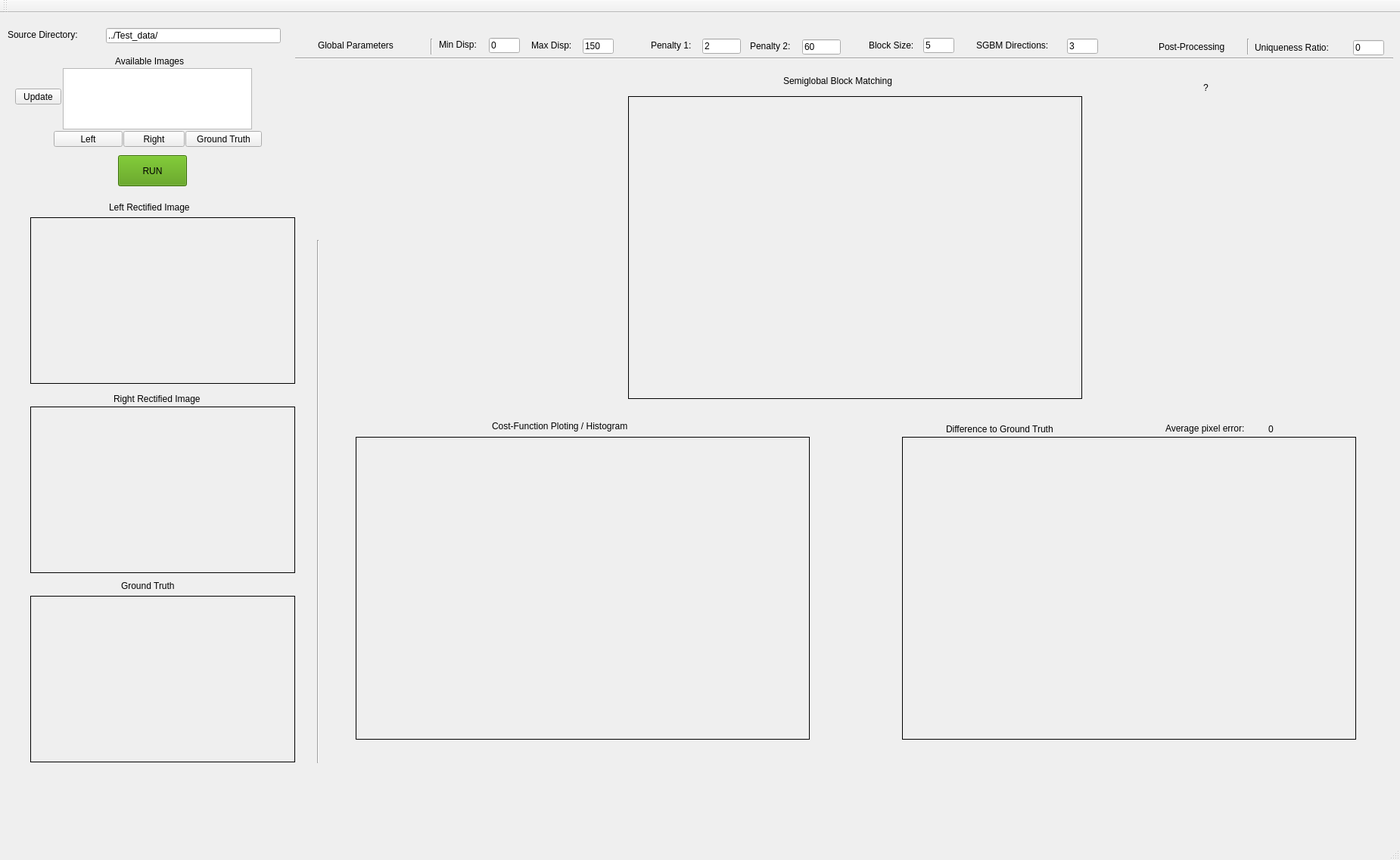
<?xml version="1.0" encoding="UTF-8"?>
<ui version="4.0">
 <class>MainWindow</class>
 <widget class="QMainWindow" name="MainWindow">
  <property name="geometry">
   <rect>
    <x>0</x>
    <y>0</y>
    <width>1850</width>
    <height>1136</height>
   </rect>
  </property>
  <property name="windowTitle">
   <string>MainWindow</string>
  </property>
  <property name="styleSheet">
   <string notr="true"/>
  </property>
  <widget class="QWidget" name="centralWidget">
   <widget class="QLabel" name="I_LeftRaw">
    <property name="geometry">
     <rect>
      <x>40</x>
      <y>270</y>
      <width>350</width>
      <height>220</height>
     </rect>
    </property>
    <property name="frameShape">
     <enum>QFrame::Box</enum>
    </property>
    <property name="text">
     <string/>
    </property>
   </widget>
   <widget class="QPushButton" name="B_LeftImgPickBtn">
    <property name="geometry">
     <rect>
      <x>71</x>
      <y>156</y>
      <width>91</width>
      <height>21</height>
     </rect>
    </property>
    <property name="text">
     <string>Left</string>
    </property>
   </widget>
   <widget class="QListWidget" name="CamerList">
    <property name="geometry">
     <rect>
      <x>83</x>
      <y>73</y>
      <width>250</width>
      <height>81</height>
     </rect>
    </property>
   </widget>
   <widget class="QPushButton" name="B_RightImgPickBtn">
    <property name="geometry">
     <rect>
      <x>163</x>
      <y>156</y>
      <width>81</width>
      <height>21</height>
     </rect>
    </property>
    <property name="text">
     <string>Right</string>
    </property>
   </widget>
   <widget class="QLabel" name="L_LRawImg">
    <property name="geometry">
     <rect>
      <x>144</x>
      <y>240</y>
      <width>141</width>
      <height>34</height>
     </rect>
    </property>
    <property name="text">
     <string>Left Rectified Image</string>
    </property>
   </widget>
   <widget class="QLabel" name="L_AvailableImg">
    <property name="geometry">
     <rect>
      <x>152</x>
      <y>47</y>
      <width>121</width>
      <height>34</height>
     </rect>
    </property>
    <property name="text">
     <string>Available Images</string>
    </property>
   </widget>
   <widget class="QLabel" name="I_RightRaw">
    <property name="geometry">
     <rect>
      <x>40</x>
      <y>520</y>
      <width>350</width>
      <height>220</height>
     </rect>
    </property>
    <property name="frameShape">
     <enum>QFrame::Box</enum>
    </property>
    <property name="text">
     <string/>
    </property>
   </widget>
   <widget class="QLabel" name="L_RRawImg">
    <property name="geometry">
     <rect>
      <x>150</x>
      <y>493</y>
      <width>151</width>
      <height>34</height>
     </rect>
    </property>
    <property name="text">
     <string>Right Rectified Image</string>
    </property>
   </widget>
   <widget class="QLabel" name="I_GT">
    <property name="geometry">
     <rect>
      <x>40</x>
      <y>770</y>
      <width>350</width>
      <height>220</height>
     </rect>
    </property>
    <property name="frameShape">
     <enum>QFrame::Box</enum>
    </property>
    <property name="text">
     <string/>
    </property>
   </widget>
   <widget class="QLabel" name="L_GT">
    <property name="geometry">
     <rect>
      <x>160</x>
      <y>740</y>
      <width>121</width>
      <height>34</height>
     </rect>
    </property>
    <property name="text">
     <string>Ground Truth</string>
    </property>
   </widget>
   <widget class="QPushButton" name="B_GTPickBtn">
    <property name="geometry">
     <rect>
      <x>245</x>
      <y>156</y>
      <width>101</width>
      <height>21</height>
     </rect>
    </property>
    <property name="text">
     <string>Ground Truth</string>
    </property>
   </widget>
   <widget class="QLabel" name="L_GlobalParams">
    <property name="geometry">
     <rect>
      <x>420</x>
      <y>34</y>
      <width>131</width>
      <height>17</height>
     </rect>
    </property>
    <property name="text">
     <string>Global Parameters</string>
    </property>
   </widget>
   <widget class="QLabel" name="L_MinDisp">
    <property name="geometry">
     <rect>
      <x>580</x>
      <y>33</y>
      <width>67</width>
      <height>17</height>
     </rect>
    </property>
    <property name="text">
     <string>Min Disp:</string>
    </property>
   </widget>
   <widget class="QLabel" name="L_MaxDisp">
    <property name="geometry">
     <rect>
      <x>702</x>
      <y>34</y>
      <width>67</width>
      <height>17</height>
     </rect>
    </property>
    <property name="text">
     <string>Max Disp:</string>
    </property>
   </widget>
   <widget class="QLineEdit" name="P_MinDisp">
    <property name="geometry">
     <rect>
      <x>646</x>
      <y>33</y>
      <width>41</width>
      <height>20</height>
     </rect>
    </property>
    <property name="text">
     <string>0</string>
    </property>
   </widget>
   <widget class="QLineEdit" name="P_MaxDisp">
    <property name="geometry">
     <rect>
      <x>770</x>
      <y>34</y>
      <width>41</width>
      <height>20</height>
     </rect>
    </property>
    <property name="text">
     <string>150</string>
    </property>
   </widget>
   <widget class="QLineEdit" name="P_m_u8BlockSize">
    <property name="geometry">
     <rect>
      <x>1220</x>
      <y>33</y>
      <width>41</width>
      <height>20</height>
     </rect>
    </property>
    <property name="text">
     <string>5</string>
    </property>
   </widget>
   <widget class="QLabel" name="L_m_u8BlockSize_half">
    <property name="geometry">
     <rect>
      <x>1148</x>
      <y>34</y>
      <width>81</width>
      <height>17</height>
     </rect>
    </property>
    <property name="text">
     <string>Block Size:</string>
    </property>
   </widget>
   <widget class="QLineEdit" name="P_P2">
    <property name="geometry">
     <rect>
      <x>1060</x>
      <y>35</y>
      <width>51</width>
      <height>20</height>
     </rect>
    </property>
    <property name="text">
     <string>60</string>
    </property>
   </widget>
   <widget class="QLabel" name="L_P2">
    <property name="geometry">
     <rect>
      <x>991</x>
      <y>35</y>
      <width>67</width>
      <height>17</height>
     </rect>
    </property>
    <property name="text">
     <string>Penalty 2:</string>
    </property>
   </widget>
   <widget class="QLineEdit" name="P_P1">
    <property name="geometry">
     <rect>
      <x>928</x>
      <y>34</y>
      <width>51</width>
      <height>20</height>
     </rect>
    </property>
    <property name="text">
     <string>2</string>
    </property>
   </widget>
   <widget class="QLabel" name="L_P1">
    <property name="geometry">
     <rect>
      <x>860</x>
      <y>34</y>
      <width>67</width>
      <height>17</height>
     </rect>
    </property>
    <property name="text">
     <string>Penalty 1:</string>
    </property>
   </widget>
   <widget class="QLineEdit" name="P_SGBMDir">
    <property name="geometry">
     <rect>
      <x>1410</x>
      <y>34</y>
      <width>41</width>
      <height>20</height>
     </rect>
    </property>
    <property name="text">
     <string>3</string>
    </property>
   </widget>
   <widget class="QLabel" name="L_Census_2">
    <property name="geometry">
     <rect>
      <x>1290</x>
      <y>34</y>
      <width>121</width>
      <height>17</height>
     </rect>
    </property>
    <property name="text">
     <string>SGBM Directions:</string>
    </property>
   </widget>
   <widget class="QLineEdit" name="P_UniqRatio">
    <property name="geometry">
     <rect>
      <x>1788</x>
      <y>36</y>
      <width>41</width>
      <height>20</height>
     </rect>
    </property>
    <property name="text">
     <string>0</string>
    </property>
   </widget>
   <widget class="QLabel" name="L_PostProcessing">
    <property name="geometry">
     <rect>
      <x>1531</x>
      <y>36</y>
      <width>111</width>
      <height>17</height>
     </rect>
    </property>
    <property name="text">
     <string>Post-Processing</string>
    </property>
   </widget>
   <widget class="QLabel" name="L_UniqRation">
    <property name="geometry">
     <rect>
      <x>1658</x>
      <y>36</y>
      <width>131</width>
      <height>20</height>
     </rect>
    </property>
    <property name="text">
     <string>Uniqueness Ratio:</string>
    </property>
   </widget>
   <widget class="Line" name="O_line_4">
    <property name="geometry">
     <rect>
      <x>390</x>
      <y>50</y>
      <width>1451</width>
      <height>20</height>
     </rect>
    </property>
    <property name="orientation">
     <enum>Qt::Horizontal</enum>
    </property>
   </widget>
   <widget class="Line" name="O_line_8">
    <property name="geometry">
     <rect>
      <x>560</x>
      <y>34</y>
      <width>20</width>
      <height>21</height>
     </rect>
    </property>
    <property name="orientation">
     <enum>Qt::Vertical</enum>
    </property>
   </widget>
   <widget class="QLabel" name="I_CT_HD_SGBM">
    <property name="geometry">
     <rect>
      <x>830</x>
      <y>110</y>
      <width>600</width>
      <height>400</height>
     </rect>
    </property>
    <property name="mouseTracking">
     <bool>true</bool>
    </property>
    <property name="frameShape">
     <enum>QFrame::Box</enum>
    </property>
    <property name="text">
     <string/>
    </property>
   </widget>
   <widget class="QLabel" name="I_CT_HD_Diff">
    <property name="geometry">
     <rect>
      <x>1192</x>
      <y>560</y>
      <width>600</width>
      <height>400</height>
     </rect>
    </property>
    <property name="frameShape">
     <enum>QFrame::Box</enum>
    </property>
    <property name="text">
     <string/>
    </property>
   </widget>
   <widget class="QLabel" name="L_SGBM">
    <property name="geometry">
     <rect>
      <x>1035</x>
      <y>80</y>
      <width>191</width>
      <height>20</height>
     </rect>
    </property>
    <property name="text">
     <string>Semiglobal Block Matching</string>
    </property>
    <property name="scaledContents">
     <bool>false</bool>
    </property>
   </widget>
   <widget class="QLabel" name="L_SGBM_2">
    <property name="geometry">
     <rect>
      <x>1250</x>
      <y>530</y>
      <width>230</width>
      <height>40</height>
     </rect>
    </property>
    <property name="text">
     <string>Difference to Ground Truth</string>
    </property>
    <property name="scaledContents">
     <bool>false</bool>
    </property>
   </widget>
   <widget class="QLabel" name="L_error_7">
    <property name="geometry">
     <rect>
      <x>1540</x>
      <y>539</y>
      <width>141</width>
      <height>20</height>
     </rect>
    </property>
    <property name="text">
     <string>Average pixel error:</string>
    </property>
    <property name="scaledContents">
     <bool>false</bool>
    </property>
   </widget>
   <widget class="QLabel" name="L_error_6">
    <property name="geometry">
     <rect>
      <x>1676</x>
      <y>540</y>
      <width>81</width>
      <height>20</height>
     </rect>
    </property>
    <property name="text">
     <string>0</string>
    </property>
    <property name="scaledContents">
     <bool>false</bool>
    </property>
   </widget>
   <widget class="QPushButton" name="B_Run">
    <property name="geometry">
     <rect>
      <x>156</x>
      <y>188</y>
      <width>91</width>
      <height>41</height>
     </rect>
    </property>
    <property name="palette">
     <palette>
      <active>
       <colorrole role="WindowText">
        <brush brushstyle="SolidPattern">
         <color alpha="255">
          <red>0</red>
          <green>0</green>
          <blue>0</blue>
         </color>
        </brush>
       </colorrole>
       <colorrole role="Button">
        <brush brushstyle="SolidPattern">
         <color alpha="255">
          <red>78</red>
          <green>154</green>
          <blue>6</blue>
         </color>
        </brush>
       </colorrole>
       <colorrole role="Light">
        <brush brushstyle="SolidPattern">
         <color alpha="255">
          <red>117</red>
          <green>231</green>
          <blue>9</blue>
         </color>
        </brush>
       </colorrole>
       <colorrole role="Midlight">
        <brush brushstyle="SolidPattern">
         <color alpha="255">
          <red>97</red>
          <green>192</green>
          <blue>7</blue>
         </color>
        </brush>
       </colorrole>
       <colorrole role="Dark">
        <brush brushstyle="SolidPattern">
         <color alpha="255">
          <red>39</red>
          <green>77</green>
          <blue>3</blue>
         </color>
        </brush>
       </colorrole>
       <colorrole role="Mid">
        <brush brushstyle="SolidPattern">
         <color alpha="255">
          <red>52</red>
          <green>103</green>
          <blue>4</blue>
         </color>
        </brush>
       </colorrole>
       <colorrole role="Text">
        <brush brushstyle="SolidPattern">
         <color alpha="255">
          <red>0</red>
          <green>0</green>
          <blue>0</blue>
         </color>
        </brush>
       </colorrole>
       <colorrole role="BrightText">
        <brush brushstyle="SolidPattern">
         <color alpha="255">
          <red>255</red>
          <green>255</green>
          <blue>255</blue>
         </color>
        </brush>
       </colorrole>
       <colorrole role="ButtonText">
        <brush brushstyle="SolidPattern">
         <color alpha="255">
          <red>0</red>
          <green>0</green>
          <blue>0</blue>
         </color>
        </brush>
       </colorrole>
       <colorrole role="Base">
        <brush brushstyle="SolidPattern">
         <color alpha="255">
          <red>255</red>
          <green>255</green>
          <blue>255</blue>
         </color>
        </brush>
       </colorrole>
       <colorrole role="Window">
        <brush brushstyle="SolidPattern">
         <color alpha="255">
          <red>78</red>
          <green>154</green>
          <blue>6</blue>
         </color>
        </brush>
       </colorrole>
       <colorrole role="Shadow">
        <brush brushstyle="SolidPattern">
         <color alpha="255">
          <red>0</red>
          <green>0</green>
          <blue>0</blue>
         </color>
        </brush>
       </colorrole>
       <colorrole role="AlternateBase">
        <brush brushstyle="SolidPattern">
         <color alpha="255">
          <red>166</red>
          <green>204</green>
          <blue>130</blue>
         </color>
        </brush>
       </colorrole>
       <colorrole role="ToolTipBase">
        <brush brushstyle="SolidPattern">
         <color alpha="255">
          <red>255</red>
          <green>255</green>
          <blue>220</blue>
         </color>
        </brush>
       </colorrole>
       <colorrole role="ToolTipText">
        <brush brushstyle="SolidPattern">
         <color alpha="255">
          <red>0</red>
          <green>0</green>
          <blue>0</blue>
         </color>
        </brush>
       </colorrole>
      </active>
      <inactive>
       <colorrole role="WindowText">
        <brush brushstyle="SolidPattern">
         <color alpha="255">
          <red>0</red>
          <green>0</green>
          <blue>0</blue>
         </color>
        </brush>
       </colorrole>
       <colorrole role="Button">
        <brush brushstyle="SolidPattern">
         <color alpha="255">
          <red>78</red>
          <green>154</green>
          <blue>6</blue>
         </color>
        </brush>
       </colorrole>
       <colorrole role="Light">
        <brush brushstyle="SolidPattern">
         <color alpha="255">
          <red>117</red>
          <green>231</green>
          <blue>9</blue>
         </color>
        </brush>
       </colorrole>
       <colorrole role="Midlight">
        <brush brushstyle="SolidPattern">
         <color alpha="255">
          <red>97</red>
          <green>192</green>
          <blue>7</blue>
         </color>
        </brush>
       </colorrole>
       <colorrole role="Dark">
        <brush brushstyle="SolidPattern">
         <color alpha="255">
          <red>39</red>
          <green>77</green>
          <blue>3</blue>
         </color>
        </brush>
       </colorrole>
       <colorrole role="Mid">
        <brush brushstyle="SolidPattern">
         <color alpha="255">
          <red>52</red>
          <green>103</green>
          <blue>4</blue>
         </color>
        </brush>
       </colorrole>
       <colorrole role="Text">
        <brush brushstyle="SolidPattern">
         <color alpha="255">
          <red>0</red>
          <green>0</green>
          <blue>0</blue>
         </color>
        </brush>
       </colorrole>
       <colorrole role="BrightText">
        <brush brushstyle="SolidPattern">
         <color alpha="255">
          <red>255</red>
          <green>255</green>
          <blue>255</blue>
         </color>
        </brush>
       </colorrole>
       <colorrole role="ButtonText">
        <brush brushstyle="SolidPattern">
         <color alpha="255">
          <red>0</red>
          <green>0</green>
          <blue>0</blue>
         </color>
        </brush>
       </colorrole>
       <colorrole role="Base">
        <brush brushstyle="SolidPattern">
         <color alpha="255">
          <red>255</red>
          <green>255</green>
          <blue>255</blue>
         </color>
        </brush>
       </colorrole>
       <colorrole role="Window">
        <brush brushstyle="SolidPattern">
         <color alpha="255">
          <red>78</red>
          <green>154</green>
          <blue>6</blue>
         </color>
        </brush>
       </colorrole>
       <colorrole role="Shadow">
        <brush brushstyle="SolidPattern">
         <color alpha="255">
          <red>0</red>
          <green>0</green>
          <blue>0</blue>
         </color>
        </brush>
       </colorrole>
       <colorrole role="AlternateBase">
        <brush brushstyle="SolidPattern">
         <color alpha="255">
          <red>166</red>
          <green>204</green>
          <blue>130</blue>
         </color>
        </brush>
       </colorrole>
       <colorrole role="ToolTipBase">
        <brush brushstyle="SolidPattern">
         <color alpha="255">
          <red>255</red>
          <green>255</green>
          <blue>220</blue>
         </color>
        </brush>
       </colorrole>
       <colorrole role="ToolTipText">
        <brush brushstyle="SolidPattern">
         <color alpha="255">
          <red>0</red>
          <green>0</green>
          <blue>0</blue>
         </color>
        </brush>
       </colorrole>
      </inactive>
      <disabled>
       <colorrole role="WindowText">
        <brush brushstyle="SolidPattern">
         <color alpha="255">
          <red>0</red>
          <green>0</green>
          <blue>0</blue>
         </color>
        </brush>
       </colorrole>
       <colorrole role="Button">
        <brush brushstyle="SolidPattern">
         <color alpha="255">
          <red>78</red>
          <green>154</green>
          <blue>6</blue>
         </color>
        </brush>
       </colorrole>
       <colorrole role="Light">
        <brush brushstyle="SolidPattern">
         <color alpha="255">
          <red>117</red>
          <green>231</green>
          <blue>9</blue>
         </color>
        </brush>
       </colorrole>
       <colorrole role="Midlight">
        <brush brushstyle="SolidPattern">
         <color alpha="255">
          <red>97</red>
          <green>192</green>
          <blue>7</blue>
         </color>
        </brush>
       </colorrole>
       <colorrole role="Dark">
        <brush brushstyle="SolidPattern">
         <color alpha="255">
          <red>39</red>
          <green>77</green>
          <blue>3</blue>
         </color>
        </brush>
       </colorrole>
       <colorrole role="Mid">
        <brush brushstyle="SolidPattern">
         <color alpha="255">
          <red>52</red>
          <green>103</green>
          <blue>4</blue>
         </color>
        </brush>
       </colorrole>
       <colorrole role="Text">
        <brush brushstyle="SolidPattern">
         <color alpha="255">
          <red>39</red>
          <green>77</green>
          <blue>3</blue>
         </color>
        </brush>
       </colorrole>
       <colorrole role="BrightText">
        <brush brushstyle="SolidPattern">
         <color alpha="255">
          <red>255</red>
          <green>255</green>
          <blue>255</blue>
         </color>
        </brush>
       </colorrole>
       <colorrole role="ButtonText">
        <brush brushstyle="SolidPattern">
         <color alpha="255">
          <red>39</red>
          <green>77</green>
          <blue>3</blue>
         </color>
        </brush>
       </colorrole>
       <colorrole role="Base">
        <brush brushstyle="SolidPattern">
         <color alpha="255">
          <red>78</red>
          <green>154</green>
          <blue>6</blue>
         </color>
        </brush>
       </colorrole>
       <colorrole role="Window">
        <brush brushstyle="SolidPattern">
         <color alpha="255">
          <red>78</red>
          <green>154</green>
          <blue>6</blue>
         </color>
        </brush>
       </colorrole>
       <colorrole role="Shadow">
        <brush brushstyle="SolidPattern">
         <color alpha="255">
          <red>0</red>
          <green>0</green>
          <blue>0</blue>
         </color>
        </brush>
       </colorrole>
       <colorrole role="AlternateBase">
        <brush brushstyle="SolidPattern">
         <color alpha="255">
          <red>78</red>
          <green>154</green>
          <blue>6</blue>
         </color>
        </brush>
       </colorrole>
       <colorrole role="ToolTipBase">
        <brush brushstyle="SolidPattern">
         <color alpha="255">
          <red>255</red>
          <green>255</green>
          <blue>220</blue>
         </color>
        </brush>
       </colorrole>
       <colorrole role="ToolTipText">
        <brush brushstyle="SolidPattern">
         <color alpha="255">
          <red>0</red>
          <green>0</green>
          <blue>0</blue>
         </color>
        </brush>
       </colorrole>
      </disabled>
     </palette>
    </property>
    <property name="contextMenuPolicy">
     <enum>Qt::NoContextMenu</enum>
    </property>
    <property name="styleSheet">
     <string notr="true"/>
    </property>
    <property name="text">
     <string>RUN</string>
    </property>
    <property name="autoDefault">
     <bool>false</bool>
    </property>
    <property name="default">
     <bool>false</bool>
    </property>
   </widget>
   <widget class="QPushButton" name="P_Update_In">
    <property name="geometry">
     <rect>
      <x>20</x>
      <y>100</y>
      <width>61</width>
      <height>21</height>
     </rect>
    </property>
    <property name="text">
     <string>Update</string>
    </property>
   </widget>
   <widget class="Line" name="O_line_9">
    <property name="geometry">
     <rect>
      <x>1639</x>
      <y>34</y>
      <width>20</width>
      <height>21</height>
     </rect>
    </property>
    <property name="orientation">
     <enum>Qt::Vertical</enum>
    </property>
   </widget>
   <widget class="Line" name="O_line_10">
    <property name="geometry">
     <rect>
      <x>410</x>
      <y>300</y>
      <width>20</width>
      <height>691</height>
     </rect>
    </property>
    <property name="orientation">
     <enum>Qt::Vertical</enum>
    </property>
   </widget>
   <widget class="QLabel" name="I_CT_HD_Hist">
    <property name="geometry">
     <rect>
      <x>470</x>
      <y>560</y>
      <width>600</width>
      <height>400</height>
     </rect>
    </property>
    <property name="frameShape">
     <enum>QFrame::Box</enum>
    </property>
    <property name="text">
     <string/>
    </property>
   </widget>
   <widget class="QLabel" name="L_SGBM_3">
    <property name="geometry">
     <rect>
      <x>650</x>
      <y>530</y>
      <width>241</width>
      <height>31</height>
     </rect>
    </property>
    <property name="text">
     <string>Cost-Function Ploting / Histogram</string>
    </property>
    <property name="scaledContents">
     <bool>false</bool>
    </property>
   </widget>
   <widget class="QLabel" name="L_Sources">
    <property name="geometry">
     <rect>
      <x>10</x>
      <y>20</y>
      <width>121</width>
      <height>17</height>
     </rect>
    </property>
    <property name="text">
     <string>Source Directory:</string>
    </property>
   </widget>
   <widget class="QLineEdit" name="P_Source">
    <property name="geometry">
     <rect>
      <x>140</x>
      <y>20</y>
      <width>231</width>
      <height>20</height>
     </rect>
    </property>
    <property name="text">
     <string>../Test_data/</string>
    </property>
   </widget>
   <widget class="QLabel" name="L_TIME">
    <property name="geometry">
     <rect>
      <x>1590</x>
      <y>90</y>
      <width>67</width>
      <height>17</height>
     </rect>
    </property>
    <property name="text">
     <string>?</string>
    </property>
   </widget>
  </widget>
  <widget class="QMenuBar" name="menuBar">
   <property name="geometry">
    <rect>
     <x>0</x>
     <y>0</y>
     <width>1850</width>
     <height>22</height>
    </rect>
   </property>
  </widget>
  <widget class="QToolBar" name="mainToolBar">
   <attribute name="toolBarArea">
    <enum>TopToolBarArea</enum>
   </attribute>
   <attribute name="toolBarBreak">
    <bool>false</bool>
   </attribute>
  </widget>
  <widget class="QStatusBar" name="statusBar"/>
 </widget>
 <layoutdefault spacing="6" margin="11"/>
 <resources/>
 <connections/>
</ui>
